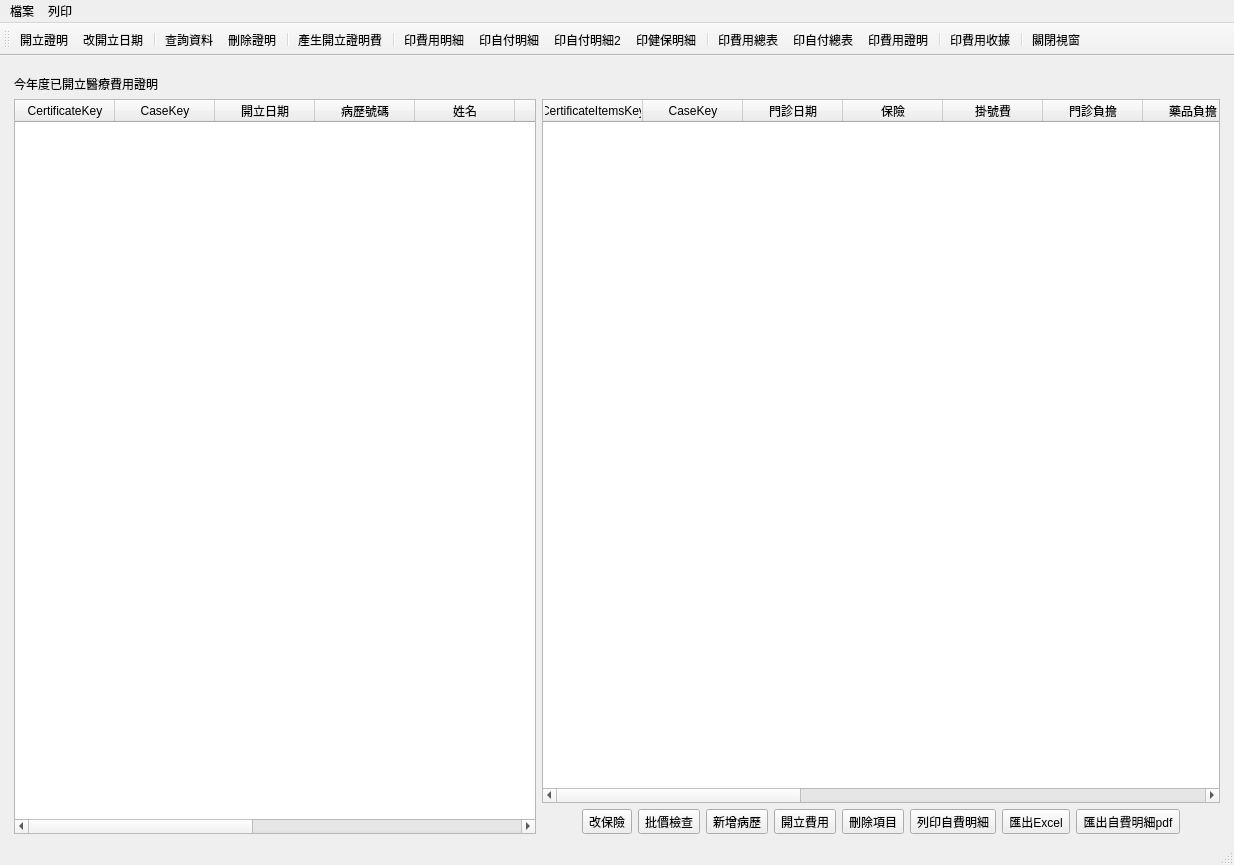
<?xml version="1.0" encoding="UTF-8"?>
<ui version="4.0">
 <class>Window_certificate_diagnosis</class>
 <widget class="QMainWindow" name="Window_certificate_diagnosis">
  <property name="geometry">
   <rect>
    <x>0</x>
    <y>0</y>
    <width>1234</width>
    <height>865</height>
   </rect>
  </property>
  <property name="windowTitle">
   <string>醫療費用證明</string>
  </property>
  <widget class="QWidget" name="centralwidget">
   <layout class="QHBoxLayout" name="horizontalLayout">
    <item>
     <layout class="QVBoxLayout" name="verticalLayout">
      <property name="leftMargin">
       <number>5</number>
      </property>
      <property name="topMargin">
       <number>10</number>
      </property>
      <property name="rightMargin">
       <number>5</number>
      </property>
      <item>
       <widget class="QLabel" name="label">
        <property name="font">
         <font>
          <weight>50</weight>
          <bold>false</bold>
         </font>
        </property>
        <property name="text">
         <string>今年度已開立醫療費用證明</string>
        </property>
       </widget>
      </item>
      <item>
       <layout class="QHBoxLayout" name="horizontalLayout_2">
        <item>
         <widget class="QTableWidget" name="tableWidget_certificate_list">
          <property name="editTriggers">
           <set>QAbstractItemView::NoEditTriggers</set>
          </property>
          <property name="selectionMode">
           <enum>QAbstractItemView::SingleSelection</enum>
          </property>
          <property name="selectionBehavior">
           <enum>QAbstractItemView::SelectRows</enum>
          </property>
          <column>
           <property name="text">
            <string>CertificateKey</string>
           </property>
          </column>
          <column>
           <property name="text">
            <string>CaseKey</string>
           </property>
          </column>
          <column>
           <property name="text">
            <string>開立日期</string>
           </property>
          </column>
          <column>
           <property name="text">
            <string>病歷號碼</string>
           </property>
          </column>
          <column>
           <property name="text">
            <string>姓名</string>
           </property>
          </column>
          <column>
           <property name="text">
            <string>保險</string>
           </property>
          </column>
          <column>
           <property name="text">
            <string>主治醫師</string>
           </property>
          </column>
          <column>
           <property name="text">
            <string>診療日期</string>
           </property>
          </column>
          <column>
           <property name="text">
            <string>結束日期</string>
           </property>
          </column>
          <column>
           <property name="text">
            <string>證明費</string>
           </property>
          </column>
          <column>
           <property name="text">
            <string>已批價</string>
           </property>
          </column>
         </widget>
        </item>
        <item>
         <layout class="QVBoxLayout" name="verticalLayout_2">
          <item>
           <widget class="QTableWidget" name="tableWidget_certificate_items">
            <property name="editTriggers">
             <set>QAbstractItemView::AnyKeyPressed|QAbstractItemView::DoubleClicked|QAbstractItemView::EditKeyPressed|QAbstractItemView::SelectedClicked</set>
            </property>
            <property name="alternatingRowColors">
             <bool>true</bool>
            </property>
            <property name="selectionMode">
             <enum>QAbstractItemView::SingleSelection</enum>
            </property>
            <property name="selectionBehavior">
             <enum>QAbstractItemView::SelectItems</enum>
            </property>
            <column>
             <property name="text">
              <string>CertificateItemsKey</string>
             </property>
            </column>
            <column>
             <property name="text">
              <string>CaseKey</string>
             </property>
            </column>
            <column>
             <property name="text">
              <string>門診日期</string>
             </property>
            </column>
            <column>
             <property name="text">
              <string>保險</string>
             </property>
            </column>
            <column>
             <property name="text">
              <string>掛號費</string>
             </property>
            </column>
            <column>
             <property name="text">
              <string>門診負擔</string>
             </property>
            </column>
            <column>
             <property name="text">
              <string>藥品負擔</string>
             </property>
            </column>
            <column>
             <property name="text">
              <string>自付金額</string>
             </property>
            </column>
            <column>
             <property name="text">
              <string>健保申報</string>
             </property>
            </column>
            <column>
             <property name="text">
              <string>自費藥費</string>
             </property>
            </column>
            <column>
             <property name="text">
              <string>自費處置</string>
             </property>
            </column>
            <column>
             <property name="text">
              <string>其他費用</string>
             </property>
            </column>
            <column>
             <property name="text">
              <string>折扣</string>
             </property>
            </column>
            <column>
             <property name="text">
              <string>自費合計</string>
             </property>
            </column>
            <column>
             <property name="text">
              <string>自付合計</string>
             </property>
            </column>
            <column>
             <property name="text">
              <string>診治醫師</string>
             </property>
            </column>
           </widget>
          </item>
          <item>
           <layout class="QHBoxLayout" name="horizontalLayout_3">
            <item>
             <spacer name="horizontalSpacer">
              <property name="orientation">
               <enum>Qt::Horizontal</enum>
              </property>
              <property name="sizeHint" stdset="0">
               <size>
                <width>40</width>
                <height>20</height>
               </size>
              </property>
             </spacer>
            </item>
            <item>
             <widget class="QToolButton" name="toolButton_change_ins_type">
              <property name="text">
               <string>改保險</string>
              </property>
              <property name="icon">
               <iconset>
                <normaloff>../icons/document-edit.png</normaloff>../icons/document-edit.png</iconset>
              </property>
              <property name="toolButtonStyle">
               <enum>Qt::ToolButtonTextBesideIcon</enum>
              </property>
             </widget>
            </item>
            <item>
             <widget class="QToolButton" name="toolButton_calculate_fees">
              <property name="text">
               <string>批價檢查</string>
              </property>
              <property name="icon">
               <iconset>
                <normaloff>../icons/accessories-calculator.png</normaloff>../icons/accessories-calculator.png</iconset>
              </property>
              <property name="toolButtonStyle">
               <enum>Qt::ToolButtonTextBesideIcon</enum>
              </property>
             </widget>
            </item>
            <item>
             <widget class="QToolButton" name="toolButton_add_medical_record">
              <property name="text">
               <string>新增病歷</string>
              </property>
              <property name="icon">
               <iconset>
                <normaloff>../icons/list-add.svg</normaloff>../icons/list-add.svg</iconset>
              </property>
              <property name="toolButtonStyle">
               <enum>Qt::ToolButtonTextBesideIcon</enum>
              </property>
             </widget>
            </item>
            <item>
             <widget class="QToolButton" name="toolButton_add_cert_fee">
              <property name="text">
               <string>開立費用</string>
              </property>
              <property name="icon">
               <iconset>
                <normaloff>../icons/list-add.png</normaloff>../icons/list-add.png</iconset>
              </property>
              <property name="toolButtonStyle">
               <enum>Qt::ToolButtonTextBesideIcon</enum>
              </property>
             </widget>
            </item>
            <item>
             <widget class="QToolButton" name="toolButton_remove_item">
              <property name="text">
               <string>刪除項目</string>
              </property>
              <property name="icon">
               <iconset>
                <normaloff>../icons/cancel.svg</normaloff>../icons/cancel.svg</iconset>
              </property>
              <property name="toolButtonStyle">
               <enum>Qt::ToolButtonTextBesideIcon</enum>
              </property>
             </widget>
            </item>
            <item>
             <widget class="QToolButton" name="toolButton_print_self">
              <property name="text">
               <string>列印自費明細</string>
              </property>
              <property name="icon">
               <iconset>
                <normaloff>../icons/document-print.png</normaloff>../icons/document-print.png</iconset>
              </property>
              <property name="toolButtonStyle">
               <enum>Qt::ToolButtonTextBesideIcon</enum>
              </property>
             </widget>
            </item>
            <item>
             <widget class="QToolButton" name="toolButton_export_case_excel">
              <property name="text">
               <string>匯出Excel</string>
              </property>
              <property name="icon">
               <iconset>
                <normaloff>../icons/document-export.svg</normaloff>../icons/document-export.svg</iconset>
              </property>
              <property name="toolButtonStyle">
               <enum>Qt::ToolButtonTextBesideIcon</enum>
              </property>
             </widget>
            </item>
            <item>
             <widget class="QToolButton" name="toolButton_export_self_pdf">
              <property name="text">
               <string>匯出自費明細pdf</string>
              </property>
              <property name="icon">
               <iconset>
                <normaloff>../icons/document-export.svg</normaloff>../icons/document-export.svg</iconset>
              </property>
              <property name="toolButtonStyle">
               <enum>Qt::ToolButtonTextBesideIcon</enum>
              </property>
             </widget>
            </item>
            <item>
             <spacer name="horizontalSpacer_2">
              <property name="orientation">
               <enum>Qt::Horizontal</enum>
              </property>
              <property name="sizeHint" stdset="0">
               <size>
                <width>40</width>
                <height>20</height>
               </size>
              </property>
             </spacer>
            </item>
           </layout>
          </item>
         </layout>
        </item>
       </layout>
      </item>
     </layout>
    </item>
   </layout>
  </widget>
  <widget class="QToolBar" name="toolBar">
   <property name="windowTitle">
    <string>toolBar</string>
   </property>
   <property name="toolButtonStyle">
    <enum>Qt::ToolButtonTextUnderIcon</enum>
   </property>
   <attribute name="toolBarArea">
    <enum>TopToolBarArea</enum>
   </attribute>
   <attribute name="toolBarBreak">
    <bool>false</bool>
   </attribute>
   <addaction name="action_add_certificate"/>
   <addaction name="action_modify_certificate_date"/>
   <addaction name="separator"/>
   <addaction name="action_query_certificate"/>
   <addaction name="action_remove_certificate"/>
   <addaction name="separator"/>
   <addaction name="action_add_certificate_fee"/>
   <addaction name="separator"/>
   <addaction name="action_print_certificate"/>
   <addaction name="action_print_certificate_cash"/>
   <addaction name="action_print_certificate_cash2"/>
   <addaction name="action_print_certificate_ins_fee"/>
   <addaction name="separator"/>
   <addaction name="action_print_certificate_total"/>
   <addaction name="action_print_certificate_cash_total"/>
   <addaction name="action_print_certificate_prescript"/>
   <addaction name="separator"/>
   <addaction name="action_print_certificate_receipt"/>
   <addaction name="separator"/>
   <addaction name="action_close"/>
  </widget>
  <widget class="QMenuBar" name="menubar">
   <property name="geometry">
    <rect>
     <x>0</x>
     <y>0</y>
     <width>1234</width>
     <height>33</height>
    </rect>
   </property>
   <widget class="QMenu" name="menu">
    <property name="title">
     <string>檔案</string>
    </property>
    <addaction name="action_print_certificate_pdf"/>
    <addaction name="action_print_certificate_cash_pdf"/>
    <addaction name="action_print_certificate_total_pdf"/>
    <addaction name="action_print_certificate_prescript_pdf"/>
    <addaction name="separator"/>
    <addaction name="action_export_certificate_list_excel"/>
    <addaction name="action_export_certificate_list_by_month_to_excel"/>
    <addaction name="action_export_certificate_list_by_year_to_excel"/>
    <addaction name="separator"/>
    <addaction name="action_change_doctor"/>
   </widget>
   <widget class="QMenu" name="menu_2">
    <property name="title">
     <string>列印</string>
    </property>
    <addaction name="action_print_certificate"/>
    <addaction name="action_print_certificate_cash"/>
    <addaction name="action_print_certificate_total"/>
    <addaction name="action_print_certificate_prescript"/>
    <addaction name="separator"/>
    <addaction name="action_print_certificate_2"/>
    <addaction name="separator"/>
    <addaction name="action_print_certificate_ins_only"/>
    <addaction name="action_print_certificate_self_only"/>
    <addaction name="action_print_certificate_self_medicine"/>
   </widget>
   <addaction name="menu"/>
   <addaction name="menu_2"/>
  </widget>
  <widget class="QStatusBar" name="statusbar"/>
  <action name="action_add_certificate">
   <property name="icon">
    <iconset>
     <normaloff>../icons/document-new.svg</normaloff>../icons/document-new.svg</iconset>
   </property>
   <property name="text">
    <string>開立證明</string>
   </property>
   <property name="toolTip">
    <string>開立費用證明</string>
   </property>
  </action>
  <action name="action_close">
   <property name="icon">
    <iconset>
     <normaloff>../icons/application-exit.svg</normaloff>../icons/application-exit.svg</iconset>
   </property>
   <property name="text">
    <string>關閉視窗</string>
   </property>
  </action>
  <action name="action_remove_certificate">
   <property name="icon">
    <iconset>
     <normaloff>../icons/user-trash.png</normaloff>../icons/user-trash.png</iconset>
   </property>
   <property name="text">
    <string>刪除證明</string>
   </property>
  </action>
  <action name="action_print_certificate">
   <property name="icon">
    <iconset>
     <normaloff>../icons/document-print.png</normaloff>../icons/document-print.png</iconset>
   </property>
   <property name="text">
    <string>印費用明細</string>
   </property>
   <property name="toolTip">
    <string>列印費用明細</string>
   </property>
  </action>
  <action name="action_query_certificate">
   <property name="icon">
    <iconset>
     <normaloff>../icons/document-open.svg</normaloff>../icons/document-open.svg</iconset>
   </property>
   <property name="text">
    <string>查詢資料</string>
   </property>
  </action>
  <action name="action_print_certificate_total">
   <property name="icon">
    <iconset>
     <normaloff>../icons/document-print.svg</normaloff>../icons/document-print.svg</iconset>
   </property>
   <property name="text">
    <string>印費用總表</string>
   </property>
  </action>
  <action name="action_print_certificate_prescript">
   <property name="icon">
    <iconset>
     <normaloff>../icons/printer.png</normaloff>../icons/printer.png</iconset>
   </property>
   <property name="text">
    <string>印費用證明</string>
   </property>
   <property name="toolTip">
    <string>印費用證明</string>
   </property>
  </action>
  <action name="action_add_certificate_fee">
   <property name="icon">
    <iconset>
     <normaloff>../icons/accessories-text-editor.png</normaloff>../icons/accessories-text-editor.png</iconset>
   </property>
   <property name="text">
    <string>產生開立證明費</string>
   </property>
   <property name="toolTip">
    <string>產生開立證明費</string>
   </property>
  </action>
  <action name="action_print_certificate_total_pdf">
   <property name="icon">
    <iconset>
     <normaloff>../icons/document-export.svg</normaloff>../icons/document-export.svg</iconset>
   </property>
   <property name="text">
    <string>費用總表pdf</string>
   </property>
   <property name="toolTip">
    <string>匯出費用總表pdf</string>
   </property>
  </action>
  <action name="action_print_certificate_prescript_pdf">
   <property name="icon">
    <iconset>
     <normaloff>../icons/document-export.svg</normaloff>../icons/document-export.svg</iconset>
   </property>
   <property name="text">
    <string>費用證明pdf</string>
   </property>
   <property name="toolTip">
    <string>匯出費用證明pdf</string>
   </property>
  </action>
  <action name="action_print_certificate_pdf">
   <property name="icon">
    <iconset>
     <normaloff>../icons/document-export.svg</normaloff>../icons/document-export.svg</iconset>
   </property>
   <property name="text">
    <string>費用明細pdf</string>
   </property>
   <property name="toolTip">
    <string>匯出費用明細pdf</string>
   </property>
  </action>
  <action name="action_export_certificate_list_excel">
   <property name="icon">
    <iconset>
     <normaloff>../icons/edit-select-all.svg</normaloff>../icons/edit-select-all.svg</iconset>
   </property>
   <property name="text">
    <string>匯出已開立費用證明明細至excel</string>
   </property>
   <property name="toolTip">
    <string>匯出已開立費用證明明細至excel</string>
   </property>
  </action>
  <action name="action_print_certificate_cash">
   <property name="icon">
    <iconset>
     <normaloff>../icons/document-print.png</normaloff>../icons/document-print.png</iconset>
   </property>
   <property name="text">
    <string>印自付明細</string>
   </property>
   <property name="toolTip">
    <string>列印自付明細</string>
   </property>
  </action>
  <action name="action_print_certificate_cash_pdf">
   <property name="icon">
    <iconset>
     <normaloff>../icons/document-export.svg</normaloff>../icons/document-export.svg</iconset>
   </property>
   <property name="text">
    <string>自付明細pdf</string>
   </property>
   <property name="toolTip">
    <string>匯出自付明細pdf</string>
   </property>
  </action>
  <action name="action_print_certificate_2">
   <property name="icon">
    <iconset>
     <normaloff>../icons/document-print.png</normaloff>../icons/document-print.png</iconset>
   </property>
   <property name="text">
    <string>列印費用明細 (不含報稅憑證字樣)</string>
   </property>
   <property name="toolTip">
    <string>列印費用明細</string>
   </property>
  </action>
  <action name="action_export_certificate_list_by_month_to_excel">
   <property name="icon">
    <iconset>
     <normaloff>../icons/document-export.svg</normaloff>../icons/document-export.svg</iconset>
   </property>
   <property name="text">
    <string>匯出整月份已開立費用證明至excel</string>
   </property>
   <property name="toolTip">
    <string>匯出整月份已開立費用證明至excel</string>
   </property>
  </action>
  <action name="action_export_certificate_list_by_year_to_excel">
   <property name="icon">
    <iconset>
     <normaloff>../icons/document-export.svg</normaloff>../icons/document-export.svg</iconset>
   </property>
   <property name="text">
    <string>匯出整年度已開立費用證明至excel</string>
   </property>
   <property name="toolTip">
    <string>匯出整年度已開立費用證明至excel</string>
   </property>
  </action>
  <action name="action_print_certificate_receipt">
   <property name="icon">
    <iconset>
     <normaloff>../icons/document-print.svg</normaloff>../icons/document-print.svg</iconset>
   </property>
   <property name="text">
    <string>印費用收據</string>
   </property>
   <property name="toolTip">
    <string>列印費用收據</string>
   </property>
  </action>
  <action name="action_print_certificate_cash2">
   <property name="icon">
    <iconset>
     <normaloff>../icons/printer-laser.png</normaloff>../icons/printer-laser.png</iconset>
   </property>
   <property name="text">
    <string>印自付明細2</string>
   </property>
   <property name="toolTip">
    <string>列印自付明細2</string>
   </property>
  </action>
  <action name="action_modify_certificate_date">
   <property name="icon">
    <iconset>
     <normaloff>../icons/accessories-text-editor.png</normaloff>../icons/accessories-text-editor.png</iconset>
   </property>
   <property name="text">
    <string>改開立日期</string>
   </property>
   <property name="toolTip">
    <string>修改開立日期</string>
   </property>
  </action>
  <action name="action_print_certificate_ins_fee">
   <property name="icon">
    <iconset>
     <normaloff>../icons/printer-laser.png</normaloff>../icons/printer-laser.png</iconset>
   </property>
   <property name="text">
    <string>印健保明細</string>
   </property>
   <property name="toolTip">
    <string>印健保明細</string>
   </property>
  </action>
  <action name="action_print_certificate_cash_total">
   <property name="icon">
    <iconset>
     <normaloff>../icons/printer-laser.png</normaloff>../icons/printer-laser.png</iconset>
   </property>
   <property name="text">
    <string>印自付總表</string>
   </property>
   <property name="toolTip">
    <string>列印自付總表</string>
   </property>
  </action>
  <action name="action_print_certificate_ins_only">
   <property name="icon">
    <iconset>
     <normaloff>../icons/printer-laser.png</normaloff>../icons/printer-laser.png</iconset>
   </property>
   <property name="text">
    <string>印健保自付明細</string>
   </property>
   <property name="toolTip">
    <string>印健保自付明細</string>
   </property>
  </action>
  <action name="action_print_certificate_self_only">
   <property name="icon">
    <iconset>
     <normaloff>../icons/printer-laser.png</normaloff>../icons/printer-laser.png</iconset>
   </property>
   <property name="text">
    <string>印自費金額明細</string>
   </property>
   <property name="toolTip">
    <string>印自費金額明細</string>
   </property>
  </action>
  <action name="action_print_certificate_self_medicine">
   <property name="icon">
    <iconset>
     <normaloff>../icons/printer-laser.png</normaloff>../icons/printer-laser.png</iconset>
   </property>
   <property name="text">
    <string>印自費藥品明細</string>
   </property>
   <property name="toolTip">
    <string>印自費藥品明細</string>
   </property>
  </action>
  <action name="action_change_doctor">
   <property name="icon">
    <iconset>
     <normaloff>../icons/resource-group.png</normaloff>../icons/resource-group.png</iconset>
   </property>
   <property name="text">
    <string>更改主治醫師</string>
   </property>
   <property name="toolTip">
    <string>更改主治醫師</string>
   </property>
  </action>
 </widget>
 <resources/>
 <connections/>
</ui>
